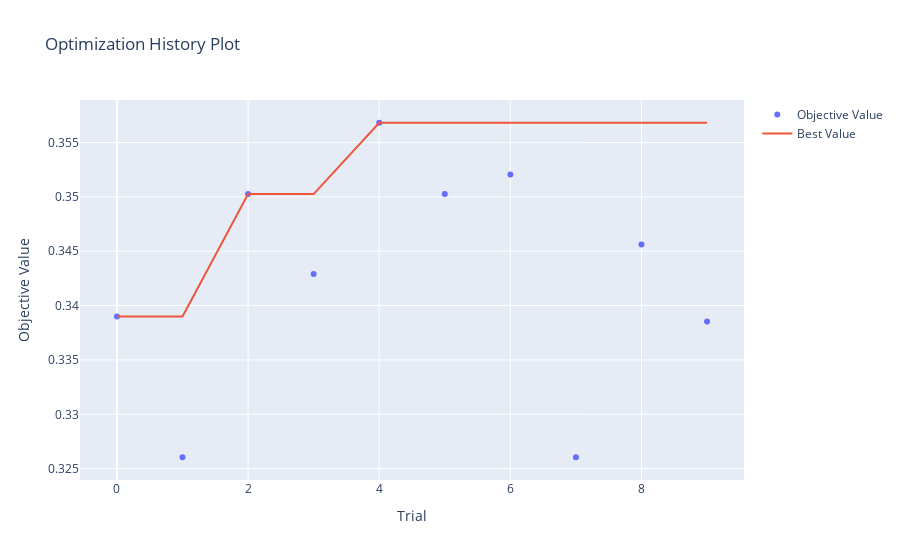

The cell this chart's notebook holds for it:
### Code cell
import optuna.visualization as vis

# Show the optimization history plot
vis.plot_optimization_history(study).show()

### Figure 1 — Plotly figure (JSON) as saved in the notebook; plotly's stock layout.template omitted (floating-point values rounded to 4 significant figures)
{"data": [{"mode": "markers", "name": "Objective Value", "type": "scatter", "x": [0, 1, 2, 3, 4, 5, 6, 7, 8, 9], "y": [0.339, 0.3261, 0.3503, 0.3429, 0.3568, 0.3503, 0.3521, 0.3261, 0.3456, 0.3385]}, {"mode": "lines", "name": "Best Value", "type": "scatter", "x": [0, 1, 2, 3, 4, 5, 6, 7, 8, 9], "y": [0.339, 0.339, 0.3503, 0.3503, 0.3568, 0.3568, 0.3568, 0.3568, 0.3568, 0.3568]}, {"marker": {"color": "#cccccc"}, "mode": "markers", "name": "Infeasible Trial", "showlegend": false, "type": "scatter", "x": [], "y": []}], "layout": {"title": {"text": "Optimization History Plot"}, "xaxis": {"title": {"text": "Trial"}}, "yaxis": {"title": {"text": "Objective Value"}}}}
